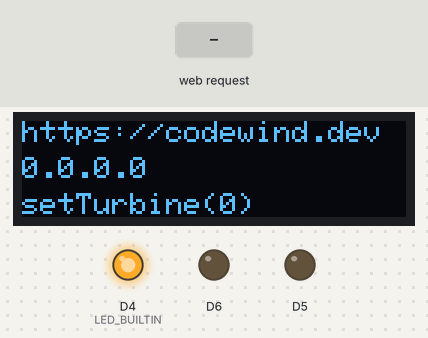
The sketch below on a simulated ESP8266 (NodeMCU). Parts: 128×32 one-colour display, output pins drawn as LEDs (lit = HIGH, except the on-board LED, lit = LOW). The test bench sets the inputs (shaded band). WiFi joins after 1.5 s; servers stay silent unless stated; network time is answered at once with the bench clock; the local clock reads 2024-03-15 10:24:30 at power-on unless the sketch sets it; EEPROM starts erased; what the sketch prints to the serial monitor is not drawn.

Above: at 2.1 s.
At 6.8 s:
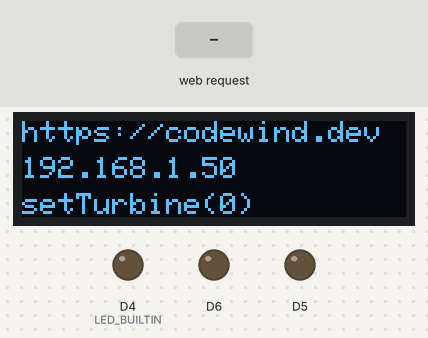
6.9 s: HTTP request GET /setTurbine received
At 7.3 s:
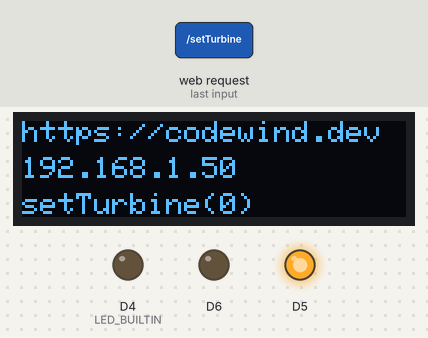
At 8.4 s:
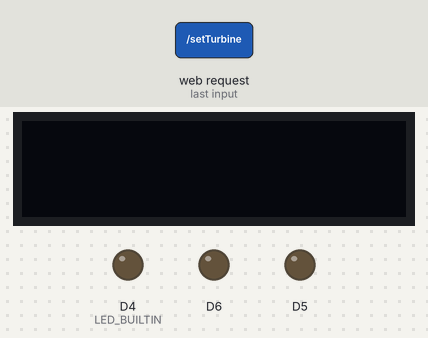
Timing chart, 0 to 9.9 s (numbered marks = the images above; inputs shaded):
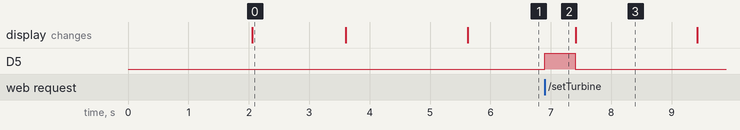

Measured:
- after the input at 6.9 s, D5: LOW → HIGH at once, → LOW 0.50 s later
- what the display in image 0 shows lasts 1.5 s, from 2.1 s to 3.6 s

The sketch:

Turbine.ino
```cpp
#include <ESP8266WiFi.h>
#include <DNSServer.h>
#include <WiFiClient.h>
#include <EEPROM.h>
#include <ESP8266WebServer.h>
#include <NTPClient.h>
#include <SPI.h>
#include <Wire.h>
#include <Adafruit_GFX.h>
#include <Adafruit_SSD1306.h>

#define SCREEN_WIDTH 128 // OLED display width, in pixels
#define SCREEN_HEIGHT 32 // OLED display height, in pixels

// Declaration for an SSD1306 display connected to I2C (SDA, SCL pins)
#define OLED_RESET     -1 // Reset pin # (or -1 if sharing Arduino reset pin)
Adafruit_SSD1306 display(SCREEN_WIDTH, SCREEN_HEIGHT, &Wire, OLED_RESET);


const IPAddress apIP(192, 168, 4, 1);
const char* apSSID = "Turbine";
const char* apPWD =  "LetMe1n2";
const char* appName = "Turbine";
boolean settingMode;
boolean ledOn=false;
boolean timeSet=false;
String ssidList;
String ipAddress;
const long utcOffsetInSeconds = 3600;  // One Hour
const long  gmtOffset_sec = 3600;      // One Hour
static int hour;
static int minute;
static int second;
static int turbine_speed=0;
int time_period = 60000;  // 10 minutes
unsigned long time_now=0;
char daysOfTheWeek[7][12] = {"Sunday", "Monday", "Tuesday", "Wednesday", "Thursday", "Friday", "Saturday"};


// Define NTP Client to get time
WiFiUDP ntpUDP;
//NTPClient tc(ntpUDP, "pool.ntp.org", utcOffsetInSeconds);
NTPClient tc(ntpUDP, "pool.ntp.org", 0);

DNSServer dnsServer;
ESP8266WebServer webServer(80);

void setup() {
  Serial.begin(115200);
  EEPROM.begin(512);
  pinMode(LED_BUILTIN, OUTPUT);
  pinMode(D5,OUTPUT);
  pinMode(D6,OUTPUT);

  // Initialising the UI will init the display too.
   if(!display.begin(SSD1306_SWITCHCAPVCC, 0x3C)) { // Address 0x3C for 128x32
    Serial.println(F("SSD1306 allocation failed"));
   }
  setOLED();
  time_now = millis();
  if (restoreConfig()) {
    if (checkConnection()) {
      settingMode = false;
      startWebServer();
      return;
    }
  }
  settingMode = true;
  setupMode();
}

void loop() {

  if (settingMode) {
    // Config
    if(ledOn==false)
    {
      Serial.println("LED_BUILTIN,LOW");
      digitalWrite(LED_BUILTIN, LOW);
      ledOn=true;
    }
    dnsServer.processNextRequest();
  }
  webServer.handleClient();
}

void setOLED()
{
    // Show initial display buffer contents on the screen --
  // the library initializes this with an Adafruit splash screen.
  display.clearDisplay();
  display.display();
  delay(2000); // Pause for 2 seconds

  // Clear the buffer
  display.clearDisplay();

  display.setTextSize(1);      // Normal 1:1 pixel scale
  display.setTextColor(SSD1306_WHITE); // Draw white text
  display.setCursor(0, 0);     // Start at top-left corner
  display.println("https://codewind.dev");
  display.setCursor(0, 12);     // Start at top-left corner
  if (settingMode)
  {
    display.println(WiFi.softAPIP());
  }
  else
  {
    display.println(WiFi.localIP().toString());
  }
  display.setCursor(0, 24);
  display.print("setTurbine(");
  display.print(turbine_speed);
  display.println(")");
  display.cp437(true);         // Use full 256 char 'Code Page 437' font
  display.display();
}

void getTime()
{
  tc.update();
  hour=tc.getHours();
  minute=tc.getMinutes();
  second=tc.getSeconds();
  Serial.print(daysOfTheWeek[tc.getDay()]);
  Serial.print(", ");
  Serial.println(tc.getFormattedTime());
  timeSet=true;
  time_now=millis();
  Serial.print("millis() =");
  Serial.println(time_now);
}


boolean restoreConfig() {
  Serial.println("Reading EEPROM...");
  String ssid = "";
  String pass = "";
  if (EEPROM.read(0) != 0) {
    for (int i = 0; i < 32; ++i) {
      ssid += char(EEPROM.read(i));
    }
    Serial.print("SSID: ");
    Serial.println(ssid);
    for (int i = 32; i < 96; ++i) {
      pass += char(EEPROM.read(i));
    }
    Serial.print("Password: ");
    Serial.println(pass);
    WiFi.begin(ssid.c_str(), pass.c_str());
    return true;
  }
  else {
    Serial.println("Config not found.");
    return false;
  }
}

boolean checkConnection() {
  int count = 0;
  Serial.print("Waiting for Wi-Fi connection");
  while ( count < 30 ) {
    digitalWrite(LED_BUILTIN, LOW);
    delay(500);
    digitalWrite(LED_BUILTIN, HIGH);
    Serial.print(".");
    if (WiFi.status() == WL_CONNECTED) {
      ipAddress=WiFi.localIP().toString();
      Serial.println();
      Serial.print("Connected! ");
      Serial.println(ipAddress);
      ledOn=false;
      getTime();
      setOLED();
      return (true);
    }
    count++;
  }
  Serial.println("Timed out.");
  return false;
}

void startWebServer() {
  if (settingMode) {
    Serial.print("Starting Web Server at ");
    Serial.println(WiFi.softAPIP());
    webServer.on("/settings", []() {
      String s = "<h1>Wi-Fi Settings</h1><p>Please enter your password by selecting the SSID.</p>";
      s += "<form method=\"get\" action=\"setap\"><label>SSID: </label><select name=\"ssid\">";
      s += ssidList;
      s += "</select><br>Password: <input name=\"pass\" length=64 type=\"password\"><input type=\"submit\"></form>";
      webServer.send(200, "text/html", makePage("Wi-Fi Settings", s));
    });
    webServer.on("/setap", []() {
      for (int i = 0; i < 96; ++i) {
        EEPROM.write(i, 0);
      }
      String ssid = urlDecode(webServer.arg("ssid"));
      Serial.print("SSID: ");
      Serial.println(ssid);
      String pass = urlDecode(webServer.arg("pass"));
      Serial.print("Password: ");
      Serial.println(pass);
      Serial.println("Writing SSID to EEPROM...");
      for (int i = 0; i < ssid.length(); ++i) {
        EEPROM.write(i, ssid[i]);
      }
      Serial.println("Writing Password to EEPROM...");
      for (int i = 0; i < pass.length(); ++i) {
        EEPROM.write(32 + i, pass[i]);
      }
      EEPROM.commit();
      Serial.println("Write EEPROM done!");
      String s = "<h1>Setup complete.</h1><p>device will be connected to \"";
      s += ssid;
      s += "\" after the restart.";
      webServer.send(200, "text/html", makePage("Wi-Fi Settings", s));
      ESP.restart();
    });
    webServer.onNotFound([]() {
      String s = "<h1>";
      s+=appName;
      s+=" (AP mode )</h1><p><a href=\"/settings\">Wi-Fi Settings</a></p>";
      webServer.send(200, "text/html", makePage("AP mode", s));
    });
  }
  else {
    Serial.print("Starting Web Server at ");
    Serial.println(WiFi.localIP());
    webServer.on("/", []() {
      String s = "<h1>";
      s+=appName;
      s+="   ";
      s+=WiFi.localIP().toString();
      s+=" </h1><p><a href=\"/reset\">Reset Wi-Fi Settings</a></p><p><a href=\"/speed\"> Speed</a></p><p><a href=\"/status\"> Status</a></p>";
      webServer.send(200, "text/html", makePage("STA mode", s));
    });

   webServer.on("/status", []() {
      String s = "<h1>";
      s+= appName;
      s+="   ";
      s+=WiFi.localIP().toString();
      s+=" Status</h1><p>OK</p>";
      s += "</p>";
      webServer.send(200, "text/html", makePage("STA mode", s));
    });

    webServer.on("/speed", []() {
      String s = "<h1>Turbine Speed</h1>";
      s +="<body> <p>Here's the list of speeds. Select any one:</p>";
      s +="<form method=\"get\" action=\"/setTurbine\">";
      s +="<select name = \"speed\">";
      for (int i = 0; i <=100; i+=10) {
        s += "<option value=\"";
        s += i;
        s += "\">";
        s += i;
        s += "</option>";
      }
      s += "<input type=\"submit\" value=\"Submit\">";
      s += "</select></form></body>";
      webServer.send(200, "text/html", makePage("STA mode", s));
    });

    webServer.on("/health", []() {
      String s = "<p>OK</p>";
      webServer.send(200, "text/html", makePage("STA mode", s));
    });
    webServer.on("/setTurbine", []() {
      // speed=0 to 100;
      String speed = urlDecode(webServer.arg("speed"));
      String weather = urlDecode(webServer.arg("weather"));

      String s = "<h1> setTurbineSpeed</h1><p>speed =";
      s += speed;
      s += " </p>";
      webServer.send(200, "text/html", makePage("STA mode", s));
      Serial.print("speed=");
      Serial.println(speed);
      Serial.print("weather=");
      Serial.println(weather);
      setTurbineSpeed(speed.toInt());
    });

    webServer.on("/reset", []() {
      for (int i = 0; i < 96; ++i) {
        EEPROM.write(i, 0);
      }
      EEPROM.commit();
      String s = "<h1>Wi-Fi settings was reset.</h1><p>Please reset device.</p>";
      webServer.send(200, "text/html", makePage("Reset Wi-Fi Settings", s));
    });
  }
  webServer.begin();
}


void setupMode() {
  WiFi.mode(WIFI_STA);
  WiFi.disconnect();
  delay(100);
  int n = WiFi.scanNetworks();
  delay(100);
  Serial.println("");
  for (int i = 0; i < n; ++i) {
    ssidList += "<option value=\"";
    ssidList += WiFi.SSID(i);
    ssidList += "\">";
    ssidList += WiFi.SSID(i);
    ssidList += "</option>";
  }
  delay(100);
  WiFi.mode(WIFI_AP);
  WiFi.softAPConfig(apIP, apIP, IPAddress(255, 255, 255, 0));
  WiFi.softAP(apSSID,apPWD);
  dnsServer.start(53, "*", apIP);
  startWebServer();
  Serial.print("Starting Access Point at \"");
  Serial.print(apSSID);
  Serial.println("\"");
}

void setTurbineSpeed(int speed)
{
  if(speed >100)
  {
    speed=100;
  }
  turbine_speed=speed;

  speed=speed*10;
  analogWrite(D5,700);  // Motor may need extra push to start
  delay(500);
  analogWrite(D5,speed);
  digitalWrite(D6,LOW);
  Serial.print("Set Turbine Speed :");
  Serial.println(speed);
  setOLED();
}

String makePage(String title, String contents) {
  String s = "<!DOCTYPE html><html><head>";
  s += "<meta name=\"viewport\" content=\"width=device-width,user-scalable=0\">";
  s += "<title>";
  s += title;
  s += "</title></head><body>";
  s += contents;
  s += "</body></html>";
  return s;
}


String urlDecode(String input) {
  String s = input;
  s.replace("%20", " ");
  s.replace("+", " ");
  s.replace("%21", "!");
  s.replace("%22", "\"");
  s.replace("%23", "#");
  s.replace("%24", "$");
  s.replace("%25", "%");
  s.replace("%26", "&");
  s.replace("%27", "\'");
  s.replace("%28", "(");
  s.replace("%29", ")");
  s.replace("%30", "*");
  s.replace("%31", "+");
  s.replace("%2C", ",");
  s.replace("%2E", ".");
  s.replace("%2F", "/");
  s.replace("%2C", ",");
  s.replace("%3A", ":");
  s.replace("%3A", ";");
  s.replace("%3C", "<");
  s.replace("%3D", "=");
  s.replace("%3E", ">");
  s.replace("%3F", "?");
  s.replace("%40", "@");
  s.replace("%5B", "[");
  s.replace("%5C", "\\");
  s.replace("%5D", "]");
  s.replace("%5E", "^");
  s.replace("%5F", "-");
  s.replace("%60", "`");
  return s;
}
```
